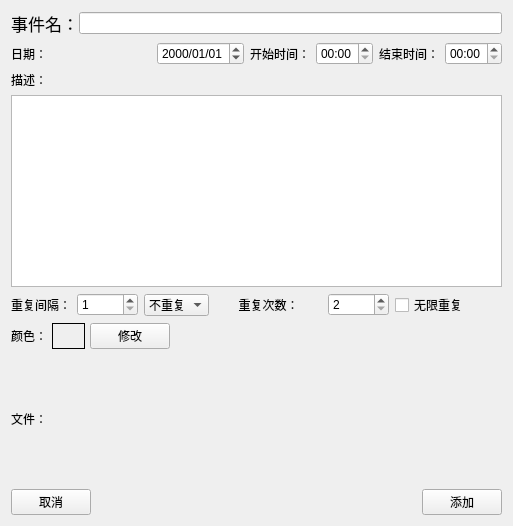
<?xml version="1.0" encoding="UTF-8"?>
<ui version="4.0">
 <class>Form</class>
 <widget class="QWidget" name="Form">
  <property name="geometry">
   <rect>
    <x>0</x>
    <y>0</y>
    <width>513</width>
    <height>526</height>
   </rect>
  </property>
  <property name="windowTitle">
   <string>Form</string>
  </property>
  <layout class="QVBoxLayout" name="verticalLayout">
   <item>
    <layout class="QHBoxLayout" name="horizontalLayout" stretch="0,0">
     <property name="spacing">
      <number>0</number>
     </property>
     <item>
      <widget class="QLabel" name="label_2">
       <property name="font">
        <font>
         <pointsize>13</pointsize>
        </font>
       </property>
       <property name="text">
        <string>事件名：</string>
       </property>
       <property name="alignment">
        <set>Qt::AlignCenter</set>
       </property>
      </widget>
     </item>
     <item>
      <widget class="QLineEdit" name="lineEdit">
       <property name="sizePolicy">
        <sizepolicy hsizetype="Expanding" vsizetype="Fixed">
         <horstretch>0</horstretch>
         <verstretch>0</verstretch>
        </sizepolicy>
       </property>
      </widget>
     </item>
    </layout>
   </item>
   <item>
    <layout class="QHBoxLayout" name="horizontalLayout_6">
     <property name="spacing">
      <number>-1</number>
     </property>
     <item>
      <layout class="QHBoxLayout" name="horizontalLayout_3" stretch="0,1">
       <property name="topMargin">
        <number>0</number>
       </property>
       <property name="rightMargin">
        <number>0</number>
       </property>
       <item>
        <widget class="QLabel" name="label_4">
         <property name="text">
          <string>日期：</string>
         </property>
        </widget>
       </item>
       <item>
        <widget class="QDateEdit" name="dateEdit">
         <property name="sizePolicy">
          <sizepolicy hsizetype="Fixed" vsizetype="Fixed">
           <horstretch>0</horstretch>
           <verstretch>0</verstretch>
          </sizepolicy>
         </property>
         <property name="displayFormat">
          <string>yyyy/MM/dd</string>
         </property>
        </widget>
       </item>
      </layout>
     </item>
     <item>
      <layout class="QHBoxLayout" name="horizontalLayout_4">
       <item>
        <widget class="QLabel" name="label_5">
         <property name="text">
          <string>开始时间：</string>
         </property>
        </widget>
       </item>
       <item>
        <widget class="QTimeEdit" name="timeEdit">
         <property name="displayFormat">
          <string>hh:mm</string>
         </property>
        </widget>
       </item>
      </layout>
     </item>
     <item>
      <layout class="QHBoxLayout" name="horizontalLayout_10">
       <item>
        <widget class="QLabel" name="label_6">
         <property name="text">
          <string>结束时间：</string>
         </property>
        </widget>
       </item>
       <item>
        <widget class="QTimeEdit" name="timeEdit_2">
         <property name="displayFormat">
          <string>hh:mm</string>
         </property>
        </widget>
       </item>
      </layout>
     </item>
    </layout>
   </item>
   <item>
    <layout class="QVBoxLayout" name="verticalLayout_2">
     <item>
      <widget class="QLabel" name="label_3">
       <property name="sizePolicy">
        <sizepolicy hsizetype="Expanding" vsizetype="Preferred">
         <horstretch>0</horstretch>
         <verstretch>0</verstretch>
        </sizepolicy>
       </property>
       <property name="text">
        <string>描述：</string>
       </property>
       <property name="alignment">
        <set>Qt::AlignLeading|Qt::AlignLeft|Qt::AlignVCenter</set>
       </property>
      </widget>
     </item>
     <item>
      <widget class="QTextEdit" name="textEdit">
       <property name="sizePolicy">
        <sizepolicy hsizetype="Expanding" vsizetype="Fixed">
         <horstretch>0</horstretch>
         <verstretch>0</verstretch>
        </sizepolicy>
       </property>
      </widget>
     </item>
    </layout>
   </item>
   <item>
    <layout class="QHBoxLayout" name="horizontalLayout_5" stretch="1,1">
     <item>
      <layout class="QHBoxLayout" name="horizontalLayout_11">
       <item>
        <widget class="QLabel" name="label_7">
         <property name="sizePolicy">
          <sizepolicy hsizetype="Fixed" vsizetype="Preferred">
           <horstretch>0</horstretch>
           <verstretch>0</verstretch>
          </sizepolicy>
         </property>
         <property name="text">
          <string>重复间隔：</string>
         </property>
         <property name="alignment">
          <set>Qt::AlignCenter</set>
         </property>
        </widget>
       </item>
       <item>
        <widget class="QSpinBox" name="spinBox_2">
         <property name="sizePolicy">
          <sizepolicy hsizetype="Fixed" vsizetype="Fixed">
           <horstretch>0</horstretch>
           <verstretch>0</verstretch>
          </sizepolicy>
         </property>
         <property name="minimum">
          <number>1</number>
         </property>
         <property name="maximum">
          <number>10000</number>
         </property>
        </widget>
       </item>
       <item>
        <widget class="QComboBox" name="comboBox">
         <property name="sizePolicy">
          <sizepolicy hsizetype="Fixed" vsizetype="Fixed">
           <horstretch>0</horstretch>
           <verstretch>0</verstretch>
          </sizepolicy>
         </property>
         <item>
          <property name="text">
           <string>不重复</string>
          </property>
         </item>
         <item>
          <property name="text">
           <string>天</string>
          </property>
         </item>
         <item>
          <property name="text">
           <string>周</string>
          </property>
         </item>
         <item>
          <property name="text">
           <string>月</string>
          </property>
         </item>
         <item>
          <property name="text">
           <string>年</string>
          </property>
         </item>
        </widget>
       </item>
      </layout>
     </item>
     <item>
      <layout class="QHBoxLayout" name="horizontalLayout_12">
       <item>
        <widget class="QLabel" name="label_9">
         <property name="text">
          <string>重复次数：</string>
         </property>
         <property name="alignment">
          <set>Qt::AlignCenter</set>
         </property>
        </widget>
       </item>
       <item>
        <widget class="QSpinBox" name="spinBox">
         <property name="sizePolicy">
          <sizepolicy hsizetype="Fixed" vsizetype="Fixed">
           <horstretch>0</horstretch>
           <verstretch>0</verstretch>
          </sizepolicy>
         </property>
         <property name="minimum">
          <number>2</number>
         </property>
         <property name="maximum">
          <number>10000</number>
         </property>
        </widget>
       </item>
       <item>
        <widget class="QCheckBox" name="checkBox">
         <property name="text">
          <string>无限重复</string>
         </property>
        </widget>
       </item>
      </layout>
     </item>
    </layout>
   </item>
   <item>
    <layout class="QHBoxLayout" name="horizontalLayout_7" stretch="1,1,1,10">
     <property name="spacing">
      <number>5</number>
     </property>
     <item>
      <widget class="QLabel" name="label">
       <property name="text">
        <string>颜色：</string>
       </property>
      </widget>
     </item>
     <item>
      <widget class="QLabel" name="label_10">
       <property name="sizePolicy">
        <sizepolicy hsizetype="Preferred" vsizetype="Preferred">
         <horstretch>0</horstretch>
         <verstretch>0</verstretch>
        </sizepolicy>
       </property>
       <property name="frameShape">
        <enum>QFrame::Box</enum>
       </property>
       <property name="text">
        <string/>
       </property>
       <property name="margin">
        <number>7</number>
       </property>
       <property name="indent">
        <number>-1</number>
       </property>
      </widget>
     </item>
     <item>
      <widget class="QPushButton" name="pushButton">
       <property name="sizePolicy">
        <sizepolicy hsizetype="Fixed" vsizetype="Fixed">
         <horstretch>0</horstretch>
         <verstretch>0</verstretch>
        </sizepolicy>
       </property>
       <property name="text">
        <string>修改</string>
       </property>
      </widget>
     </item>
     <item>
      <spacer name="horizontalSpacer_2">
       <property name="orientation">
        <enum>Qt::Horizontal</enum>
       </property>
       <property name="sizeHint" stdset="0">
        <size>
         <width>40</width>
         <height>20</height>
        </size>
       </property>
      </spacer>
     </item>
    </layout>
   </item>
   <item>
    <layout class="QHBoxLayout" name="horizontalLayout_8" stretch="0,0">
     <property name="spacing">
      <number>0</number>
     </property>
     <item>
      <widget class="QLabel" name="label_8">
       <property name="text">
        <string>文件：</string>
       </property>
       <property name="alignment">
        <set>Qt::AlignLeading|Qt::AlignLeft|Qt::AlignVCenter</set>
       </property>
      </widget>
     </item>
     <item>
      <widget class="QWidget" name="widget" native="true">
       <layout class="QVBoxLayout" name="verticalLayout_5">
        <property name="leftMargin">
         <number>0</number>
        </property>
        <property name="topMargin">
         <number>0</number>
        </property>
        <property name="rightMargin">
         <number>0</number>
        </property>
        <property name="bottomMargin">
         <number>0</number>
        </property>
        <item>
         <layout class="QVBoxLayout" name="verticalLayout_4"/>
        </item>
       </layout>
      </widget>
     </item>
    </layout>
   </item>
   <item>
    <layout class="QHBoxLayout" name="horizontalLayout_9">
     <item>
      <widget class="QPushButton" name="pushButton_3">
       <property name="text">
        <string>取消</string>
       </property>
      </widget>
     </item>
     <item>
      <spacer name="horizontalSpacer">
       <property name="orientation">
        <enum>Qt::Horizontal</enum>
       </property>
       <property name="sizeHint" stdset="0">
        <size>
         <width>400</width>
         <height>20</height>
        </size>
       </property>
      </spacer>
     </item>
     <item>
      <widget class="QPushButton" name="pushButton_2">
       <property name="text">
        <string>添加</string>
       </property>
      </widget>
     </item>
    </layout>
   </item>
  </layout>
 </widget>
 <resources/>
 <connections/>
</ui>
